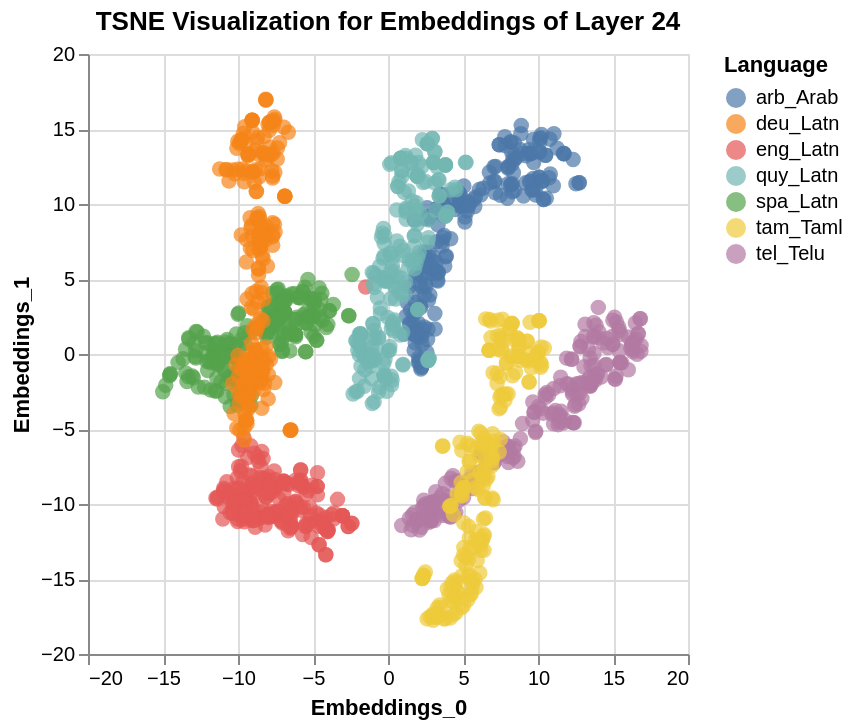

Notebook cell for this chart:
### Code cell
layer_n = 24

sentence_layer_embedding = np.zeros((0, 1024))
sentence_list = []
lang_list = []
# GEt flattened embeddings of all languages for each layer
for i, s_embeddings in enumerate(sentence_embeddings):
    sentence_lang_layer_embeddings = s_embeddings[:,layer_n,:]
    sentence_layer_embedding = np.vstack((sentence_layer_embedding,sentence_lang_layer_embeddings))
    sentence_list.extend(sequences[i])
    lang_list.extend([LANGUAGES[i]] * s_embeddings.shape[0])

tsne = TSNE(n_components=3, random_state=42)
tsne_result = tsne.fit_transform(sentence_layer_embedding)

data = {
    'Embeddings_0' : tsne_result[:,0],
    'Embeddings_1' : tsne_result[:,1],
    'Sentences': sentence_list,
    'Language': lang_list
}
data_df = pd.DataFrame(data)

alt.Chart(data_df).mark_circle(size=60).encode(
    x='Embeddings_0:Q',
    y='Embeddings_1:Q',
    color='Language:N',
    tooltip=['Language:N', 'Sentences:N']
).properties(
    title=f'TSNE Visualization for Embeddings of Layer {layer_n}'
).interactive()

### Figure 1 — Vega-Lite specification as saved in the notebook (floating-point values rounded to 4 significant figures; data arrays with more than 128 entries replaced by an {"elided": "..."} marker saying what was removed)
{"config": {"view": {"continuousWidth": 300, "continuousHeight": 300}}, "data": {"name": "data-f212e47bb068b40cfc4d8ceb2cb3fd80"}, "mark": {"type": "circle", "size": 60}, "encoding": {"color": {"field": "Language", "type": "nominal"}, "tooltip": [{"field": "Language", "type": "nominal"}, {"field": "Sentences", "type": "nominal"}], "x": {"field": "Embeddings_0", "type": "quantitative"}, "y": {"field": "Embeddings_1", "type": "quantitative"}}, "params": [{"name": "param_25", "select": {"type": "interval", "encodings": ["x", "y"]}, "bind": "scales"}], "title": "TSNE Visualization for Embeddings of Layer 24", "$schema": "https://vega.github.io/schema/vega-lite/v5.16.3.json", "datasets": {"data-f212e47bb068b40cfc4d8ceb2cb3fd80": {"elided": "1400 records"}}}
